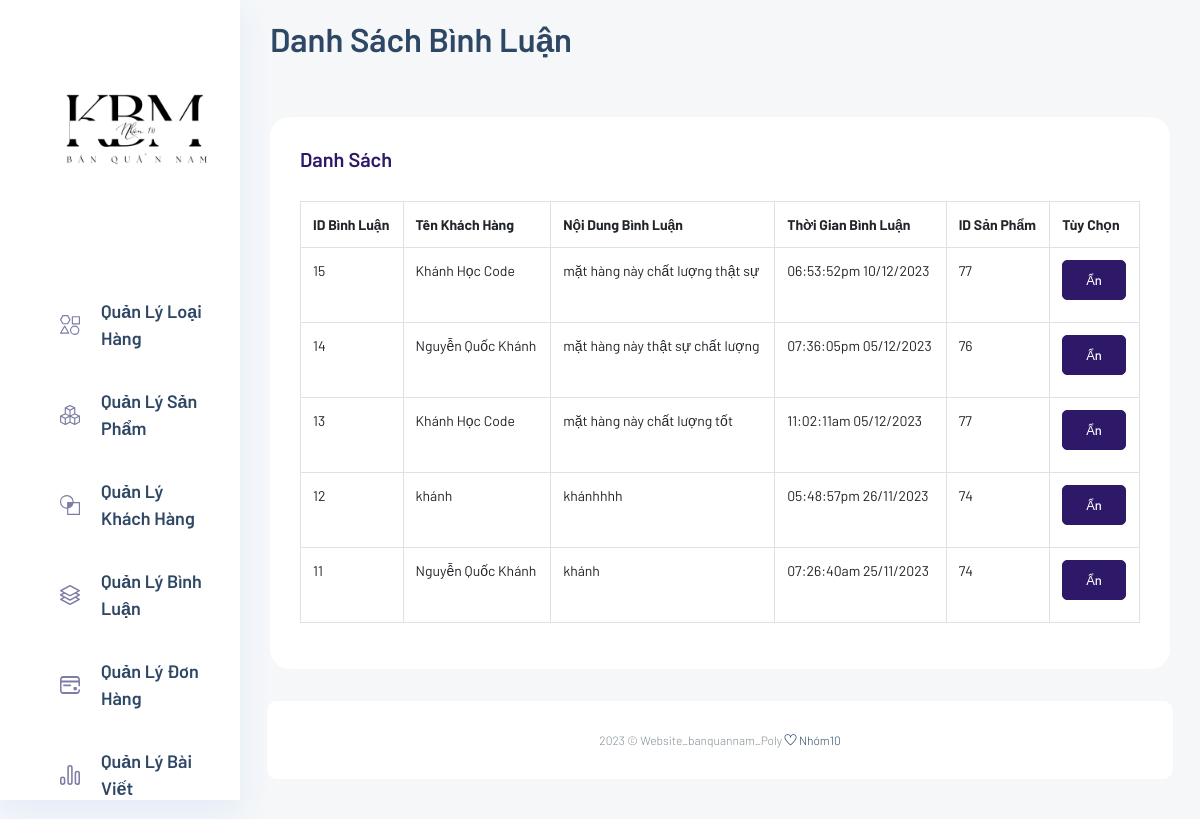
The app's page /TrangAdmin/admin/index.php?act=listbinhluan with its own data.
### tables this page shows
CREATE TABLE `comments` (
  `id_comment` int(11) NOT NULL,
  `content` varchar(200) NOT NULL,
  `time` varchar(255) NOT NULL,
  `id_product` int(11) NOT NULL,
  `name_user` varchar(255) NOT NULL,
  `softdelete` tinyint(1) NOT NULL DEFAULT 0
);

### model/pdo.php (called while the page is built, shortened)
<?php
function pdo_get_connection()
{
    $servername = "localhost";
    $username = "root";
    $password = "";
    try {
        $conn = new PDO("mysql:host=$servername;dbname=db_duanmot", $username, $password);
        $conn->setAttribute(PDO::ATTR_ERRMODE, PDO::ERRMODE_EXCEPTION);
        return $conn;
    } catch (PDOException $e) {
        echo "Connection failed: " . $e->getMessage();
    }
}
function pdo_query($sql)
{
    $sql_args = array_slice(func_get_args(), 1);
    try {
        $conn = pdo_get_connection();
        $stmt = $conn->prepare($sql);
        $stmt->execute($sql_args);
        $rows = $stmt->fetchAll();
        return $rows;
    } catch (PDOException $e) {
        throw $e;
    } finally {
        unset($conn);
    }
}

### model/comment.php (called while the page is built, shortened)
<?php
function loadall_comments_admin()
{
    $sql = "SELECT * FROM comments WHERE softdelete = 0 ORDER BY id_comment desc";
    $listcomments_admin = pdo_query($sql);
    return $listcomments_admin;
}
?>

### TrangAdmin/admin/binhluan/list.php (the view, shortened to what this page needs)
<section class="main_content dashboard_part">
    <div class="main_content_iner ">
        <div class="container-fluid p-0">
            <div class="row justify-content-center">
                <div class="col-12">
                    <div class="dashboard_header mb_50">
                        <div class="row">
                            <div class="col-lg-6">
                                <div class="dashboard_header_title">
                                    <h3>Danh Sách Bình Luận</h3>
                                </div>
                            </div>
                        </div>
                    </div>
                </div>
                <div class="col-lg-12">
                    <div class="white_box mb_30">
                        <div class="box_header ">
                            <div class="main-title">
                                <h3 class="mb-0">Danh Sách</h3>
                            </div>
                        </div>
                        <table class="table table-bordered">
                            <thead>
                                <tr>
                                    <th scope="col">ID Bình Luận </th>
                                    <th scope="col">Tên Khách Hàng</th>
                                    <th scope="col">Nội Dung Bình Luận</th>
                                    <th scope="col">Thời Gian Bình Luận</th>
                                    <th scope="col">ID Sản Phẩm</th>
                                    <th scope="col">Tùy Chọn</th>
                                </tr>
                            </thead>
                            <tbody>
                                <?php
                                foreach ($listcomments_admin as $comment) {
                                    extract($comment);
                                    $xoacomment = "index.php?act=xoabinhluan&id_comment=" . $id_comment;
                                    echo '
                                    <tr>
                                        <td>' . $id_comment . ' </td>
                                        <td>' . $name_user . ' </td>
                                        <td>' . $content . ' </td>
                                        <td>' . $time . ' </td>
                                        <td>' . $id_product . ' </td>
                                        <td>
                                                <div class="add_button mb_10">
                                                    <a href="' . $xoacomment . '"> <input type="button" class="btn_1" value="Ẩn"></a>
                                                </div>
                                            </td>
                                    </tr>
                                    ';
                                }
                                ?>
                            </tbody>
                        </table>
                    </div>
                </div>
            </div>
        </div>

### records on screen
comments: id_comment "15", name_user "Khánh Học Code", content "mặt hàng này chất lượng thật sự", time "06:53:52pm 10/12/2023", id_product "77"
comments: id_comment "14", name_user "Nguyễn Quốc Khánh", content "mặt hàng này thật sự chất lượng", time "07:36:05pm 05/12/2023", id_product "76"
comments: id_comment "13", name_user "Khánh Học Code", content "mặt hàng này chất lượng tốt", time "11:02:11am 05/12/2023", id_product "77"
comments: id_comment "12", name_user "khánh", content "khánhhhh", time "05:48:57pm 26/11/2023", id_product "74"
comments: id_comment "11", name_user "Nguyễn Quốc Khánh", content "khánh", time "07:26:40am 25/11/2023", id_product "74"
